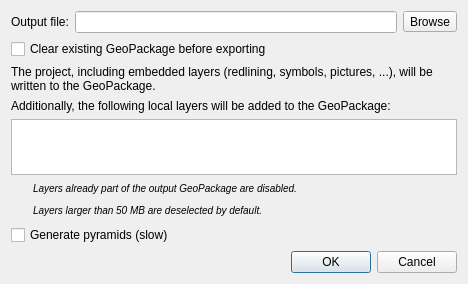
<?xml version="1.0" encoding="UTF-8"?>
<ui version="4.0">
 <class>KadasGpkgExportDialog</class>
 <widget class="QDialog" name="KadasGpkgExportDialog">
  <property name="geometry">
   <rect>
    <x>0</x>
    <y>0</y>
    <width>468</width>
    <height>262</height>
   </rect>
  </property>
  <property name="windowTitle">
   <string>GPKG Project Export</string>
  </property>
  <layout class="QGridLayout" name="gridLayout">
   <item row="8" column="1">
    <widget class="QLabel" name="labelNote">
     <property name="text">
      <string>&lt;html&gt;&lt;head/&gt;&lt;body&gt;&lt;p&gt;&lt;span style=&quot; font-size:small; font-style:italic;&quot;&gt;Layers larger than 50 MB are deselected by default.&lt;/span&gt;&lt;/p&gt;&lt;/body&gt;&lt;/html&gt;</string>
     </property>
     <property name="wordWrap">
      <bool>true</bool>
     </property>
    </widget>
   </item>
   <item row="8" column="0">
    <widget class="QLabel" name="labelWarnIcon">
     <property name="minimumSize">
      <size>
       <width>16</width>
       <height>16</height>
      </size>
     </property>
     <property name="maximumSize">
      <size>
       <width>16</width>
       <height>16</height>
      </size>
     </property>
     <property name="pixmap">
      <pixmap resource="../../qgis-master/images/images.qrc">:/images/themes/default/mIconWarning.svg</pixmap>
     </property>
     <property name="scaledContents">
      <bool>true</bool>
     </property>
    </widget>
   </item>
   <item row="7" column="0">
    <widget class="QLabel" name="labelCheckIcon">
     <property name="minimumSize">
      <size>
       <width>16</width>
       <height>16</height>
      </size>
     </property>
     <property name="maximumSize">
      <size>
       <width>2</width>
       <height>16</height>
      </size>
     </property>
     <property name="pixmap">
      <pixmap resource="../../qgis-master/images/images.qrc">:/images/themes/default/mIconSuccess.svg</pixmap>
     </property>
     <property name="scaledContents">
      <bool>true</bool>
     </property>
    </widget>
   </item>
   <item row="7" column="1">
    <widget class="QLabel" name="label">
     <property name="text">
      <string>&lt;small&gt;&lt;i&gt;Layers already part of the output GeoPackage are disabled.&lt;/i&gt;&lt;/small&gt;</string>
     </property>
    </widget>
   </item>
   <item row="10" column="0" colspan="2">
    <widget class="QDialogButtonBox" name="buttonBox">
     <property name="orientation">
      <enum>Qt::Horizontal</enum>
     </property>
     <property name="standardButtons">
      <set>QDialogButtonBox::Cancel|QDialogButtonBox::Ok</set>
     </property>
    </widget>
   </item>
   <item row="5" column="0" colspan="2">
    <widget class="KadasGpkgLocalLayersList" name="listWidgetLayers">
     <property name="iconSize">
      <size>
       <width>16</width>
       <height>16</height>
      </size>
     </property>
    </widget>
   </item>
   <item row="4" column="0" colspan="2">
    <widget class="QLabel" name="labelExport">
     <property name="text">
      <string>Additionally, the following local layers will be added to the GeoPackage:</string>
     </property>
     <property name="wordWrap">
      <bool>true</bool>
     </property>
    </widget>
   </item>
   <item row="3" column="0" colspan="2">
    <widget class="QLabel" name="label_2">
     <property name="text">
      <string>The project, including embedded layers (redlining, symbols, pictures, ...), will be written to the GeoPackage.</string>
     </property>
     <property name="wordWrap">
      <bool>true</bool>
     </property>
    </widget>
   </item>
   <item row="1" column="0" colspan="2">
    <layout class="QHBoxLayout" name="horizontalLayout">
     <item>
      <widget class="QLabel" name="labelOutputFile">
       <property name="text">
        <string>Output file:</string>
       </property>
      </widget>
     </item>
     <item>
      <widget class="QLineEdit" name="lineEditOutputFile">
       <property name="readOnly">
        <bool>true</bool>
       </property>
      </widget>
     </item>
     <item>
      <widget class="QToolButton" name="buttonSelectFile">
       <property name="sizePolicy">
        <sizepolicy hsizetype="Fixed" vsizetype="Fixed">
         <horstretch>0</horstretch>
         <verstretch>0</verstretch>
        </sizepolicy>
       </property>
       <property name="text">
        <string>Browse</string>
       </property>
      </widget>
     </item>
    </layout>
   </item>
   <item row="2" column="0" colspan="2">
    <widget class="QCheckBox" name="checkBoxClear">
     <property name="text">
      <string>Clear existing GeoPackage before exporting</string>
     </property>
    </widget>
   </item>
   <item row="9" column="0" colspan="2">
    <widget class="QCheckBox" name="checkBoxPyramids">
     <property name="text">
      <string>Generate pyramids (slow)</string>
     </property>
    </widget>
   </item>
  </layout>
 </widget>
 <customwidgets>
  <customwidget>
   <class>KadasGpkgLocalLayersList</class>
   <extends>QListWidget</extends>
   <header>.kadas_gpkg_local_layers_list</header>
  </customwidget>
 </customwidgets>
 <resources>
  <include location="../../qgis-master/images/images.qrc"/>
 </resources>
 <connections>
  <connection>
   <sender>buttonBox</sender>
   <signal>accepted()</signal>
   <receiver>KadasGpkgExportDialog</receiver>
   <slot>accept()</slot>
   <hints>
    <hint type="sourcelabel">
     <x>248</x>
     <y>254</y>
    </hint>
    <hint type="destinationlabel">
     <x>157</x>
     <y>274</y>
    </hint>
   </hints>
  </connection>
  <connection>
   <sender>buttonBox</sender>
   <signal>rejected()</signal>
   <receiver>KadasGpkgExportDialog</receiver>
   <slot>reject()</slot>
   <hints>
    <hint type="sourcelabel">
     <x>316</x>
     <y>260</y>
    </hint>
    <hint type="destinationlabel">
     <x>286</x>
     <y>274</y>
    </hint>
   </hints>
  </connection>
 </connections>
</ui>
